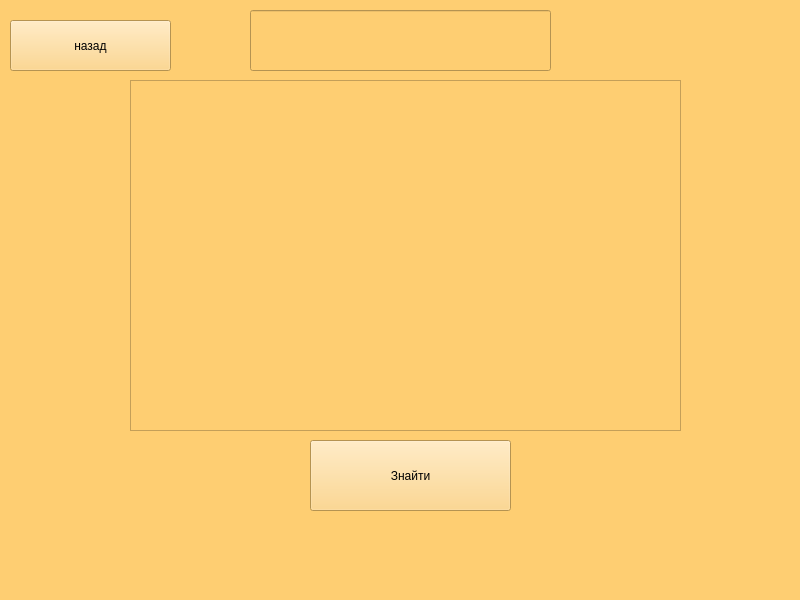
<?xml version="1.0" encoding="UTF-8"?>
<ui version="4.0">
 <class>MainWindow</class>
 <widget class="QMainWindow" name="MainWindow">
  <property name="geometry">
   <rect>
    <x>0</x>
    <y>0</y>
    <width>800</width>
    <height>600</height>
   </rect>
  </property>
  <property name="windowTitle">
   <string>MainWindow</string>
  </property>
  <property name="styleSheet">
   <string notr="true">background-color: rgb(254, 206, 114);</string>
  </property>
  <widget class="QWidget" name="centralwidget">
   <widget class="QPushButton" name="pushButton_2">
    <property name="geometry">
     <rect>
      <x>10</x>
      <y>20</y>
      <width>161</width>
      <height>51</height>
     </rect>
    </property>
    <property name="styleSheet">
     <string notr="true">font: 24pt &quot;.AppleSystemUIFont&quot;;</string>
    </property>
    <property name="text">
     <string>назад</string>
    </property>
   </widget>
   <widget class="QPushButton" name="add">
    <property name="geometry">
     <rect>
      <x>310</x>
      <y>440</y>
      <width>201</width>
      <height>71</height>
     </rect>
    </property>
    <property name="styleSheet">
     <string notr="true">font: 24pt &quot;.AppleSystemUIFont&quot;;</string>
    </property>
    <property name="text">
     <string>Знайти</string>
    </property>
   </widget>
   <widget class="QLineEdit" name="lineEdit">
    <property name="geometry">
     <rect>
      <x>250</x>
      <y>10</y>
      <width>301</width>
      <height>61</height>
     </rect>
    </property>
   </widget>
   <widget class="QListWidget" name="listWidget">
    <property name="geometry">
     <rect>
      <x>130</x>
      <y>80</y>
      <width>551</width>
      <height>351</height>
     </rect>
    </property>
   </widget>
  </widget>
  <widget class="QMenuBar" name="menubar">
   <property name="geometry">
    <rect>
     <x>0</x>
     <y>0</y>
     <width>800</width>
     <height>22</height>
    </rect>
   </property>
  </widget>
  <widget class="QStatusBar" name="statusbar"/>
 </widget>
 <resources/>
 <connections/>
</ui>
